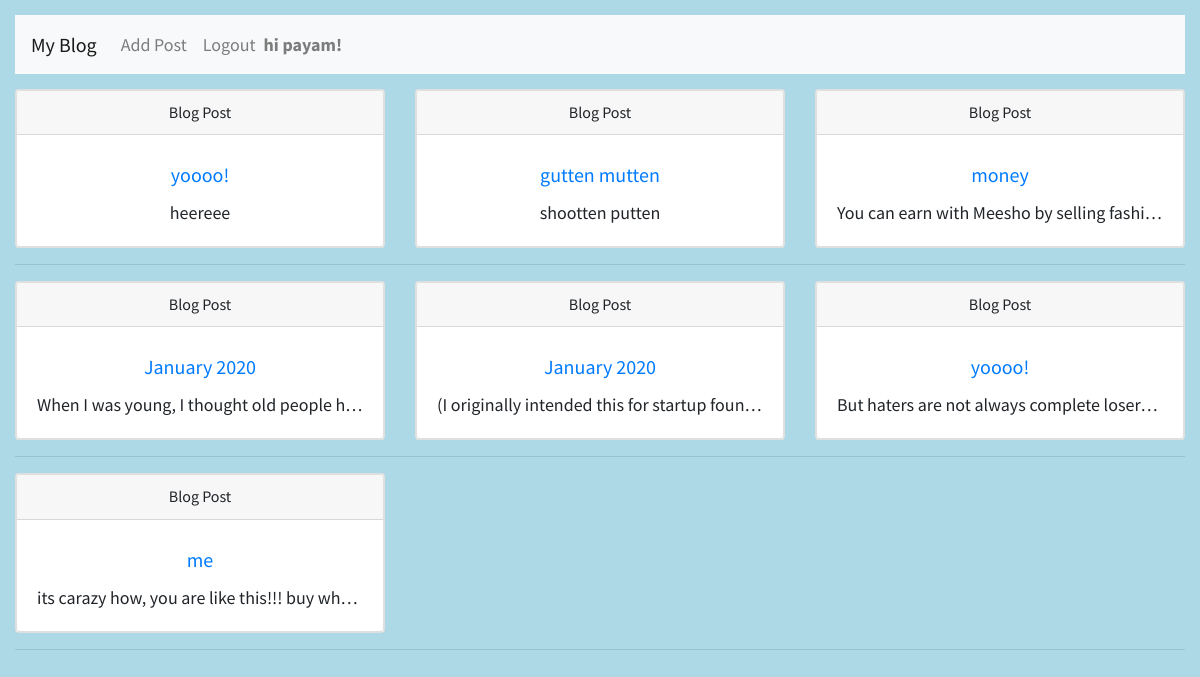
The app's page / (signed in) with its own data.
### blog/models.py (models this page shows, shortened)
class Post(models.Model):
    title = models.CharField(max_length=200)
    author = models.ForeignKey('auth.User', on_delete=models.CASCADE,)
    body = models.TextField()

### blog/views.py (the view)
# urls.py: path('', BlogListView.as_view(), name='home'),
class BlogListView(ListView):
    model = Post
    template_name = 'home.html'

### templates/home.html (shortened to what this page needs)
{% extends 'base.html' %}
{% block content %}
    <div>
      {%  for post in object_list  %}
          {% if forloop.counter0|divisibleby:3 %} <div class="row text-center align-items-center"> {%  endif %}
            <div class="col-sm-4">
                <div class="card">
                      <div class="card" style="width: auto;">
                        <h6><div class="card-header">Blog Post</div></h6>
                        <div class="card-body">
                        <h5 class="card-title">
                        <a href="{% url 'post_detail' post.pk %}">{{ post.title }}</a></h5>
                        <p class="card-text text-truncate">{{ post.body }}</p>
                        </div>
                    </div>
                </div>
            </div>
      {%  if forloop.counter|divisibleby:3 or forloop.last %}</div><hr>{%  endif %}
      {%  endfor %}
   </div>
{% endblock content %}

### templates/base.html (shortened to what this page needs)
{% load static %}
<!doctype html>
<html lang="en">
  <head>
    <link rel="stylesheet" href="https://stackpath.bootstrapcdn.com/bootstrap/4.5.2/css/bootstrap.min.css">
    <link rel="stylesheet" href="{% static 'css/base.css' %}">
    </head>
  <body>
        <div class="container-fluid" style="padding: 15px;">
        <nav class="navbar navbar-expand-lg navbar-light bg-light ">
        <a class="navbar-brand" href="{% url 'home' %}">My Blog</a>
        <div class="collapse navbar-collapse" id="navbarNavAltMarkup">
        <div class="navbar-nav">
        <a class="nav-link" href="{% url 'post_new' %}">Add Post </a>
        <a class="nav-link" href="{% url 'logout' %}" tabindex="-1" aria-disabled="true">Logout</a>
          <div><span class="navbar-text" >
            {% if user.is_authenticated %}
            <strong> hi {{ user.username }}!</strong>
            {% else %}
            <strong> You are not Logged In! </strong>
            <a href="{% url 'login' %}"> Login </a>
            {% endif %}
          </span>
          </div>
        </div>
        </div>
        </nav>
</div>
    <div class="container-fluid">
        {% block content %}
        {% endblock content %}
    </div>
  </body>
</html>

### static/css/base.css (style rules this page uses)
body { background-color: lightblue; font-family: 'Source Sans Pro', sans-serif; font-size: 18px; }

### records on screen
Post: title "yoooo!", body "heereee"
Post: title "gutten mutten", body "shootten putten"
Post: title "money", body "You can earn with Meesho by selling fashi…"
Post: title "January 2020", body "When I was young, I thought old people h…"
Post: title "January 2020", body "(I originally intended this for startup foun…"
Post: title "yoooo!", body "But haters are not always complete loser…"
Post: title "me", body "its carazy how, you are like this!!! buy wh…"

### other values on screen
{{ user.username }} "payam"
